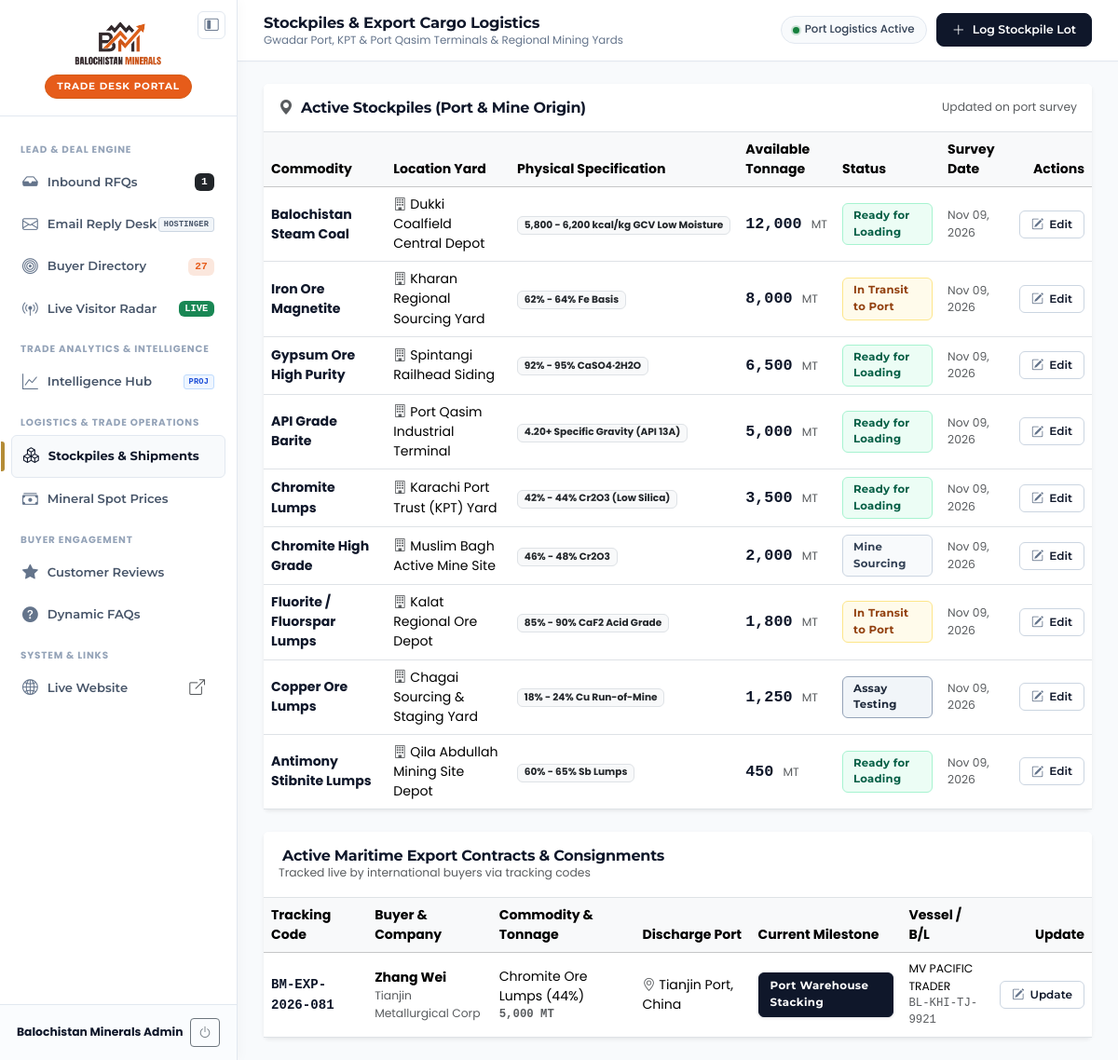
Screenshot of /admin/stockpiles.php (signed in) with the database file from the repository.
### tables this page shows
CREATE TABLE IF NOT EXISTS `stockpiles` (
  `id` INT AUTO_INCREMENT PRIMARY KEY,
  `mineral_name` VARCHAR(100) NOT NULL,
  `location` VARCHAR(120) NOT NULL,
  `tonnage_available` INT NOT NULL DEFAULT 0,
  `grade_spec` VARCHAR(120) NOT NULL,
  `status` ENUM('Ready for Loading', 'In Transit to Port', 'Mine Sourcing', 'Assay Testing') NOT NULL DEFAULT 'Ready for Loading',
  `last_survey_date` DATE NULL,
  `updated_at` TIMESTAMP DEFAULT CURRENT_TIMESTAMP ON UPDATE CURRENT_TIMESTAMP
);

CREATE TABLE IF NOT EXISTS `shipments` (
  `id` INT AUTO_INCREMENT PRIMARY KEY,
  `tracking_code` VARCHAR(40) NOT NULL UNIQUE,
  `buyer_name` VARCHAR(120) NOT NULL,
  `company_name` VARCHAR(160) NOT NULL,
  `commodity` VARCHAR(120) NOT NULL,
  `tonnage` VARCHAR(80) NOT NULL,
  `vessel_name` VARCHAR(120) NULL,
  `bill_of_lading` VARCHAR(80) NULL,
  `port_of_loading` VARCHAR(100) NOT NULL DEFAULT 'Karachi Port / Port Qasim',
  `port_of_discharge` VARCHAR(120) NOT NULL,
  `status_stage` ENUM('Contract & L/C Verified', 'Mine Sourcing & Crushing', 'Transit to Karachi Port', 'Port Warehouse Stacking', 'SGS / Assay Inspection', 'Customs Clearance', 'Vessel Loaded', 'In Maritime Transit', 'Discharged & Completed') NOT NULL DEFAULT 'Contract & L/C Verified',
  `estimated_departure` DATE NULL,
  `notes` TEXT NULL,
  `created_at` TIMESTAMP DEFAULT CURRENT_TIMESTAMP,
  `updated_at` TIMESTAMP DEFAULT CURRENT_TIMESTAMP ON UPDATE CURRENT_TIMESTAMP
);

### admin/auth.php (called while the page is built, shortened)
<?php
function isLoggedIn() {
    return isset($_SESSION['bm_admin_id']) && !empty($_SESSION['bm_admin_id']);
}
function getLoggedInUser() {
    return [
        'id'        => $_SESSION['bm_admin_id'],
        'username'  => $_SESSION['bm_admin_user'] ?? 'Admin',
        'full_name' => $_SESSION['bm_admin_name'] ?? 'Admin',
        'email'     => $_SESSION['bm_admin_email'] ?? '',
        'role'      => $_SESSION['bm_admin_role'] ?? 'Owner'
    ];
}

### admin/stockpiles.php (the view, shortened to what this page needs)
<?php
require_once __DIR__ . '/auth.php';
$user = getLoggedInUser();
$pdo  = getDB();
$stockpiles = [];
$shipments  = [];
$newLeads   = 0;
if ($pdo !== null) {
    $newLeads = (int)$pdo->query("SELECT COUNT(*) FROM inquiries WHERE status = 'New'")->fetchColumn();
    $totalProspects = (int)$pdo->query("SELECT COUNT(*) FROM buyer_prospects")->fetchColumn();
    $stockpiles = $pdo->query('SELECT * FROM stockpiles ORDER BY tonnage_available DESC')->fetchAll();
    $shipments  = $pdo->query('SELECT * FROM shipments ORDER BY created_at DESC')->fetchAll();
}
?>
<!DOCTYPE html>
<html lang="en">
<head>
  <link href="https://cdn.jsdelivr.net/npm/bootstrap@5.3.2/dist/css/bootstrap.min.css" rel="stylesheet">
  <link rel="stylesheet" href="https://cdn.jsdelivr.net/npm/bootstrap-icons@1.11.3/font/bootstrap-icons.min.css">
  <link rel="stylesheet" href="admin-layout.css">
</head>
<body>
  <div class="app-wrapper">
    <aside class="app-sidebar" id="appSidebar">
      <div class="sidebar-header">
        <a href="../" target="_blank" class="sidebar-logo-wrap" title="Balochistan Minerals">
          <img src="../images/new-logo.png" alt="Balochistan Minerals" class="sidebar-logo" onerror="this.style.display='none'">
          <span class="sidebar-badge">TRADE DESK PORTAL</span>
        </a>
        <button type="button" id="sidebarCloseBtn" class="btn-sidebar-panel-toggle" aria-label="Toggle Sidebar" title="Collapse Sidebar (Ctrl + B)">
          <i class="bi bi-layout-sidebar-inset"></i>
        </button>
      </div>
      <nav class="sidebar-nav">
        <div class="sidebar-section-title">Lead & Deal Engine</div>
        <a href="dashboard.php" class="sidebar-link">
          <div><i class="bi bi-inbox-fill"></i> Inbound RFQs</div>
          <?php if ($newLeads > 0): ?>
            <span class="badge bg-dark font-monospace" style="font-size: 0.7rem;"><?= $newLeads ?></span>
          <?php endif; ?>
        </a>
        <a href="email-desk.php" class="sidebar-link">
          <div><i class="bi bi-envelope"></i> Email Reply Desk</div>
          <span class="badge-sidebar-hostinger">HOSTINGER</span>
        </a>
        <a href="prospects.php" class="sidebar-link">
          <div><i class="bi bi-bullseye"></i> Buyer Directory</div>
          <span class="badge font-monospace" style="background: rgba(230,92,26,0.15); color: #E65C1A; font-size: 0.7rem;"><?= $totalProspects ?></span>
        </a>
        <a href="radar.php" class="sidebar-link">
          <div><i class="bi bi-broadcast-pin"></i> Live Visitor Radar</div>
          <span class="badge bg-success font-monospace" style="font-size: 0.65rem;">LIVE</span>
        </a>
        <div class="sidebar-section-title">Trade Analytics & Intelligence</div>
        <a href="analytics.php" class="sidebar-link">
          <div><i class="bi bi-graph-up"></i> Intelligence Hub</div>
          <span class="badge-sidebar-intel">PROJ</span>
        </a>
        <div class="sidebar-section-title">Logistics & Trade Operations</div>
        <a href="stockpiles.php" class="sidebar-link active">
          <div><i class="bi bi-boxes"></i> Stockpiles & Shipments</div>
        </a>
        <a href="prices.php" class="sidebar-link">
          <div><i class="bi bi-cash-stack"></i> Mineral Spot Prices</div>
        </a>
        <div class="sidebar-section-title">Buyer Engagement</div>
        <a href="reviews.php" class="sidebar-link">
          <div><i class="bi bi-star-fill"></i> Customer Reviews</div>
        </a>
        <a href="faqs.php" class="sidebar-link">
          <div><i class="bi bi-question-circle-fill"></i> Dynamic FAQs</div>
        </a>
        <div class="sidebar-section-title">System & Links</div>
        <a href="../" target="_blank" class="sidebar-link">
          <div><i class="bi bi-globe2"></i> Live Website</div>
          <i class="bi bi-box-arrow-up-right small text-muted"></i>
        </a>
      </nav>
      <div class="sidebar-footer">
        <div class="d-flex align-items-center justify-content-between">
          <div class="fw-bold small" style="color: var(--brand-navy);"><?= htmlspecialchars($user['full_name']) ?></div>
          <a href="logout.php" class="btn btn-sm btn-outline-secondary p-1 px-2" title="Sign Out"><i class="bi bi-power"></i></a>
        </div>
      </div>
    </aside>
    <div class="app-main">
      <header class="top-bar">
        <div class="topbar-left">
          <div class="topbar-title-wrap">
            <h1 class="topbar-title">Stockpiles & Export Cargo Logistics</h1>
            <div class="topbar-subtitle">Gwadar Port, KPT & Port Qasim Terminals & Regional Mining Yards</div>
          </div>
        </div>
        <div class="topbar-right">
          <div class="pill-status d-none d-md-inline-flex" title="Port Logistics Active">
            <span class="status-dot dot-green"></span>
            <span>Port Logistics Active</span>
          </div>
          <button type="button" class="btn-topbar-primary" data-bs-toggle="modal" data-bs-target="#stockModal0">
            <i class="bi bi-plus-lg"></i> <span>Log Stockpile Lot</span>
          </button>
        </div>
      </header>
      <main class="content-canvas">
        <div class="card shadow-sm border-0 rounded-2 mb-4">
          <div class="card-header bg-white py-3 d-flex align-items-center justify-content-between border-bottom">
            <h6 class="mb-0 fw-bold brand-font" style="color: var(--brand-navy);">
              <i class="bi bi-geo-alt-fill text-muted me-1"></i> Active Stockpiles (Port & Mine Origin)
            </h6>
            <span class="text-muted small">Updated on port survey</span>
          </div>
          <div class="table-responsive">
            <table class="table table-hover align-middle mb-0">
              <thead class="table-light">
                <tr>
                  <th>Commodity</th>
                  <th>Location Yard</th>
                  <th>Physical Specification</th>
                  <th>Available Tonnage</th>
                  <th>Status</th>
                  <th>Survey Date</th>
                  <th class="text-end">Actions</th>
                </tr>
              </thead>
              <tbody>
                <?php if (empty($stockpiles)): ?>
                  <tr><td colspan="7" class="text-center py-5 text-muted">No stockpile records found.</td></tr>
                <?php else: ?>
                  <?php foreach ($stockpiles as $stk): ?>
                    <tr>
                      <td><strong style="color: var(--brand-navy);"><?= htmlspecialchars($stk['mineral_name']) ?></strong></td>
                      <td><i class="bi bi-building me-1 text-muted"></i><?= htmlspecialchars($stk['location']) ?></td>
                      <td><span class="badge bg-light text-dark border"><?= htmlspecialchars($stk['grade_spec']) ?></span></td>
                      <td>
                        <span class="fw-bold font-monospace" style="font-size: 1.05rem; color: var(--brand-navy);">
                          <?= number_format($stk['tonnage_available']) ?>
                        </span>
                        <span class="text-muted small">MT</span>
                      </td>
                      <td>
                        <?php if ($stk['status'] === 'Ready for Loading'): ?>
                          <span class="status-pill status-pill-ready">Ready for Loading</span>
                        <?php elseif ($stk['status'] === 'In Transit to Port'): ?>
                          <span class="status-pill status-pill-transit">In Transit to Port</span>
                        <?php elseif ($stk['status'] === 'Mine Sourcing'): ?>
                          <span class="status-pill status-pill-mine">Mine Sourcing</span>
                        <?php else: ?>
                          <span class="status-pill status-pill-assay"><?= htmlspecialchars($stk['status']) ?></span>
                        <?php endif; ?>
                      </td>
                      <td class="small text-muted"><?= date('M d, Y', strtotime($stk['last_survey_date'] ?? 'now')) ?></td>
                      <td class="text-end">
                        <button type="button" class="btn-table-edit" data-bs-toggle="modal" data-bs-target="#editStock<?= $stk['id'] ?>">
                          <i class="bi bi-pencil-square"></i> <span>Edit</span>
                        </button>
                      </td>
                    </tr>
                  <?php endforeach; ?>
                <?php endif; ?>
              </tbody>
            </table>
          </div>
        </div>
        <div class="card shadow-sm border-0 rounded-2">
          <div class="card-header bg-white py-3 d-flex align-items-center justify-content-between border-bottom">
            <div>
              <h6 class="mb-0 fw-bold brand-font" style="color: var(--brand-navy);">
                <i class="bi bi-ship me-1 text-muted"></i> Active Maritime Export Contracts & Consignments
              </h6>
              <div class="small text-muted">Tracked live by international buyers via tracking codes</div>
            </div>
          </div>
          <div class="table-responsive">
            <table class="table table-hover align-middle mb-0">
              <thead class="table-light">
                <tr>
                  <th>Tracking Code</th>
                  <th>Buyer & Company</th>
                  <th>Commodity & Tonnage</th>
                  <th>Discharge Port</th>
                  <th>Current Milestone</th>
                  <th>Vessel / B/L</th>
                  <th class="text-end">Update</th>
                </tr>
              </thead>
              <tbody>
                <?php foreach ($shipments as $sh): ?>
                  <tr>
                    <td><strong class="font-monospace" style="color: var(--brand-navy);"><?= htmlspecialchars($sh['tracking_code']) ?></strong></td>
                    <td>
                      <div class="fw-bold"><?= htmlspecialchars($sh['buyer_name']) ?></div>
                      <div class="small text-muted"><?= htmlspecialchars($sh['company_name']) ?></div>
                    </td>
                    <td>
                      <div><?= htmlspecialchars($sh['commodity']) ?></div>
                      <div class="small fw-bold text-muted font-monospace"><?= htmlspecialchars($sh['tonnage']) ?></div>
                    </td>
                    <td><i class="bi bi-geo-alt text-muted"></i> <?= htmlspecialchars($sh['port_of_discharge']) ?></td>
                    <td>
                      <span class="milestone-badge">
                        <?= htmlspecialchars($sh['status_stage']) ?>
                      </span>
                    </td>
                    <td class="small">
                      <div><?= htmlspecialchars($sh['vessel_name'] ?: 'Vessel Pending') ?></div>
                      <div class="text-muted font-monospace"><?= htmlspecialchars($sh['bill_of_lading'] ?: 'B/L Pending') ?></div>
                    </td>
                    <td class="text-end">
                      <button type="button" class="btn-table-edit" data-bs-toggle="modal" data-bs-target="#editShip<?= $sh['id'] ?>">
                        <i class="bi bi-pencil-square"></i> <span>Update</span>
                      </button>
                    </td>
                  </tr>
                <?php endforeach; ?>
              </tbody>
            </table>
          </div>
        </div>
      </main>
    </div>
  </div>
</body>
</html>

### admin/stockpiles.php (style rules this page uses)
:root { --navy-900: #0F172A; --brand-navy: #0F172A; --brand-slate: #1E293B; --brand-gold: #B48C36; --brand-gold-subtle: #F8F5EE; --brand-border: #E2E8F0; --brand-canvas: #F8FAFC; --brand-surface: #FFFFFF; --brand-orange: #E65C1A; --text-dark: #0F172A; --text-muted: #64748B; --sidebar-width: 255px; }
body { font-family: 'Poppins', sans-serif; font-size: 0.88rem; color: var(--text-dark); background-color: var(--brand-canvas); margin: 0; }
h1, h2, h3, h4, h5, h6, .brand-font { font-family: 'Montserrat', sans-serif; letter-spacing: -0.015em; }
.app-wrapper { display: flex; min-height: 100vh; }
.app-sidebar { width: var(--sidebar-width); background: var(--brand-surface); border-right: 1px solid var(--brand-border); display: flex; flex-direction: column; position: fixed; top: 0; bottom: 0; left: 0; z-index: 1040; }
.sidebar-nav { padding: 16px 12px; flex: 1; }
.sidebar-section-title { font-size: 0.65rem; font-weight: 700; text-transform: uppercase; letter-spacing: 0.08em; color: #94A3B8; padding: 12px 10px 6px; }
.sidebar-link { display: flex; align-items: center; justify-content: space-between; padding: 9px 12px; border-radius: 6px; color: #475569; font-family: 'Montserrat', sans-serif; font-size: 0.82rem; font-weight: 600; text-decoration: none; margin-bottom: 2px; transition: all 0.15s ease; }
.sidebar-link i { font-size: 1.05rem; margin-right: 10px; color: #64748B; }
.sidebar-link.active { background: #F8FAFC; color: var(--brand-navy); border: 1px solid var(--brand-border); position: relative; }
.sidebar-link.active::before { content: ''; position: absolute; left: -12px; top: 6px; bottom: 6px; width: 3.5px; background: var(--brand-gold); border-radius: 0 3px 3px 0; }
.sidebar-link.active i { color: var(--brand-gold); }
.sidebar-footer { padding: 14px 18px; border-top: 1px solid var(--brand-border); }
.app-main { margin-left: var(--sidebar-width); flex: 1; min-width: 0; }
.top-bar { background: var(--brand-surface); border-bottom: 1px solid var(--brand-border); padding: 14px 28px; display: flex; align-items: center; justify-content: space-between; position: sticky; top: 0; z-index: 1030; }
.content-canvas { padding: 24px 28px; }
.status-pill { font-family: 'Montserrat', sans-serif; font-size: 0.73rem; font-weight: 700; padding: 4px 11px; border-radius: 6px; display: inline-flex; align-items: center; gap: 5px; letter-spacing: 0.02em; }
.status-pill-ready { background: #ECFDF5; color: #065F46; border: 1px solid #A7F3D0; }
.status-pill-transit { background: #FFFBEB; color: #92400E; border: 1px solid #FDE68A; }
.status-pill-mine { background: #F8FAFC; color: #334155; border: 1px solid #CBD5E1; }
.status-pill-assay { background: #F1F5F9; color: #1E293B; border: 1px solid #94A3B8; }
.milestone-badge { background: #0F172A; color: #FFFFFF; border: 1px solid #0F172A; font-family: 'Montserrat', sans-serif; font-size: 0.74rem; font-weight: 700; padding: 5px 12px; border-radius: 6px; letter-spacing: 0.03em; display: inline-flex; align-items: center; gap: 6px; box-shadow: 0 1px 3px rgba(15, 23, 42, 0.15); }

### rows the page displays
stockpiles: mineral_name "Balochistan Steam Coal", location "Dukki Coalfield Central Depot", grade_spec "5,800 - 6,200 kcal/kg GCV Low Moisture", tonnage_available "12,000", shows "Ready for Loading", last_survey_date "Nov 09, 2026"
stockpiles: mineral_name "Iron Ore Magnetite", location "Kharan Regional Sourcing Yard", grade_spec "62% - 64% Fe Basis", tonnage_available "8,000", shows "In Transit to Port", last_survey_date "Nov 09, 2026"
stockpiles: mineral_name "Gypsum Ore High Purity", location "Spintangi Railhead Siding", grade_spec "92% - 95% CaSO4·2H2O", tonnage_available "6,500", shows "Ready for Loading", last_survey_date "Nov 09, 2026"
stockpiles: mineral_name "API Grade Barite", location "Port Qasim Industrial Terminal", grade_spec "4.20+ Specific Gravity (API 13A)", tonnage_available "5,000", shows "Ready for Loading", last_survey_date "Nov 09, 2026"
stockpiles: mineral_name "Chromite Lumps", location "Karachi Port Trust (KPT) Yard", grade_spec "42% - 44% Cr2O3 (Low Silica)", tonnage_available "3,500", shows "Ready for Loading", last_survey_date "Nov 09, 2026"
stockpiles: mineral_name "Chromite High Grade", location "Muslim Bagh Active Mine Site", grade_spec "46% - 48% Cr2O3", tonnage_available "2,000", status "Mine Sourcing", last_survey_date "Nov 09, 2026"
stockpiles: mineral_name "Fluorite / Fluorspar Lumps", location "Kalat Regional Ore Depot", grade_spec "85% - 90% CaF2 Acid Grade", tonnage_available "1,800", shows "In Transit to Port", last_survey_date "Nov 09, 2026"
stockpiles: mineral_name "Copper Ore Lumps", location "Chagai Sourcing & Staging Yard", grade_spec "18% - 24% Cu Run-of-Mine", tonnage_available "1,250", status "Assay Testing", last_survey_date "Nov 09, 2026"
stockpiles: mineral_name "Antimony Stibnite Lumps", location "Qila Abdullah Mining Site Depot", grade_spec "60% - 65% Sb Lumps", tonnage_available "450", shows "Ready for Loading", last_survey_date "Nov 09, 2026"
shipments: tracking_code "BM-EXP-2026-081", buyer_name "Zhang Wei", company_name "Tianjin Metallurgical Corp", commodity "Chromite Ore Lumps (44%)", tonnage "5,000 MT", port_of_discharge "Tianjin Port, China", status_stage "Port Warehouse Stacking", vessel_name "MV PACIFIC TRADER", bill_of_lading "BL-KHI-TJ-9921"

### other values shown
$newLeads "1"
$totalProspects "27"
$user['full_name'] "Balochistan Minerals Admin"
